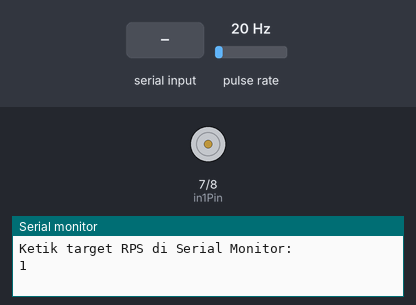
A sketch run on a simulated Arduino Uno, built with avr-gcc and run on an emulated ATmega328P. Shown: motor-driver pin pairs drawn as motors (green arrow = first pin HIGH = forward, orange = second pin HIGH = backward, longer = more drive, scaled by the enable pin), the last lines printed to the serial monitor. Wiring (inferred from the names in the program): pulse sensor: data pin 2. The inputs (shaded band) are chosen by the test bench; at power-on: pulse rate 20 Hz.

Above: at 1.2 s.
1.3 s: "F\n" received over Serial
2.8 s: "B\n" received over Serial
4.3 s: "RUN90\n" received over Serial
At 4.7 s:
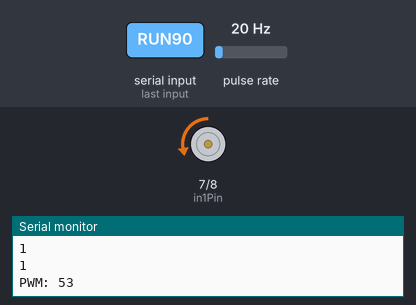
5.8 s: "F\n" received over Serial
At 6.9 s:
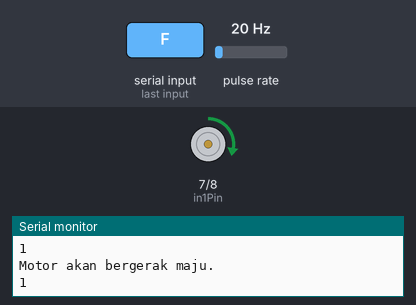
Timing chart, 0 to 8.3 s (numbered marks = the images above; inputs shaded):
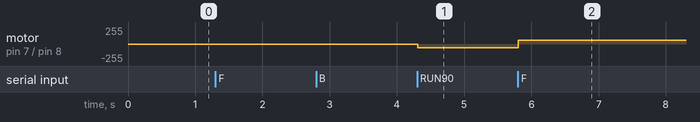

The sketch:

Arduino.ino
```cpp
const int enaPin = 9;      // Pin PWM untuk kecepatan
const int in1Pin = 7;      // Pin arah motor
const int in2Pin = 8;      // Pin arah motor

volatile unsigned long pulseCount = 0; // Variabel untuk menghitung jumlah pulsa
unsigned long previousMillis = 0;      // Waktu sebelumnya untuk pembaruan
const unsigned long interval = 1000;   // Interval pembaruan dalam milidetik (1 detik)

int targetRps = 0;  // Variabel untuk menyimpan target RPS (integer)
int rpm = 0;         // Variabel untuk menghitung RPM
int rps = 0;         // Variabel untuk menghitung RPS
int pwmValue = 0;    // Variabel untuk menyimpan nilai PWM

float kp = 0.5;      // Faktor Proportional
float ki = 0.09;      // Faktor Integral
float kd = 0.01;    // Faktor Derivative

int lastError = 0;
float integral = 0;

void setup() {
  Serial.begin(9600);
  Serial.println("Ketik target RPS di Serial Monitor:");

  pinMode(enaPin, OUTPUT);
  pinMode(in1Pin, OUTPUT);
  pinMode(in2Pin, OUTPUT);

  pinMode(2, INPUT_PULLUP); // Pin input untuk sensor
  attachInterrupt(digitalPinToInterrupt(2), countPulse, RISING);
}

void loop() {
  if (Serial.available() > 0) {
    String input = Serial.readStringUntil('\n');
    input.trim();

    if (input == "F") {
      digitalWrite(in1Pin, HIGH);
      digitalWrite(in2Pin, LOW);
      Serial.println("Motor akan bergerak maju.");
    } else if (input == "B") {
      digitalWrite(in1Pin, LOW);
      digitalWrite(in2Pin, HIGH);
      Serial.println("Motor akan bergerak mundur.");
    } else if (input == "STOP") {
      analogWrite(enaPin, 0);
      Serial.println("Motor berhenti.");
    } else if (input.startsWith("RUN")) {
      targetRps = input.substring(3).toInt();
      adjustPwmBasedOnRps(targetRps);
    }
  }

  unsigned long currentMillis = millis();
  if (currentMillis - previousMillis >= interval) {
    readSensor();
    previousMillis = currentMillis;

    // Kirim RPS ke Processing
    Serial.println(rps); // Kirim hanya nilai RPS
  }
}

void countPulse() {
  pulseCount++;
}

void readSensor() {
  rpm = (pulseCount / 12.0) * (60000 / interval); // Hitung RPM
  rps = rpm / 60; // Hitung RPS (Rotasi per detik)
  pulseCount = 0;
}

void adjustPwmBasedOnRps(int targetRps) {
  int error = targetRps - rps;
  integral += error;
  int derivative = error - lastError;
  lastError = error;

  pwmValue = kp * error + ki * integral + kd * derivative;
  pwmValue = constrain(pwmValue, 0, 255);
  analogWrite(enaPin, pwmValue);

  Serial.print("PWM: ");
  Serial.println(pwmValue);
}
```

Measured:
- after the input at 4.3 s, motor on pin 7 (in1Pin) / pin 8 (in2Pin): stopped → backward 53/255 at once
- after the input at 5.8 s, motor on pin 7 (in1Pin) / pin 8 (in2Pin): backward 53/255 → forward 53/255 at once
